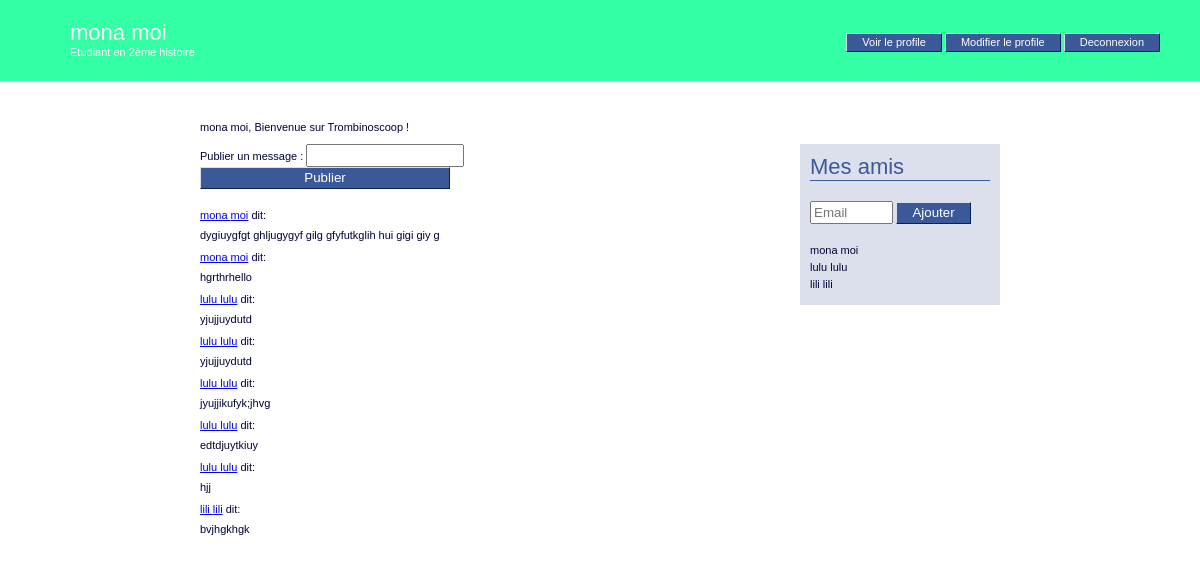
The app's page / (signed in) with its own data.
### trombi/models.py (models this page shows, shortened)
class Person(models.Model):
    registration_number = models.CharField(max_length=10)
    last_name = models.CharField(max_length=30)
    first_name = models.CharField(max_length=30)
    birth_date= models.DateField()
    email= models.EmailField()
    home_phone_number = models.CharField(max_length=20)# types textes si + ou #...
    cellphone_number = models.CharField(max_length=20)
    password = models.CharField(max_length=32) # pas stocker en clair mdp ( ds cas reel)
    friends = models.ManyToManyField('self', blank= True)
    faculty = models.ForeignKey('Faculty', on_delete = models.CASCADE)
    person_type='generic'

class Student(Person):
    cursus = models.ForeignKey('Cursus', on_delete = models.CASCADE)
    year = models.IntegerField()
    person_type = 'student'

class Cursus(models.Model):
    title = models.CharField(max_length= 30)

class Message(models.Model):
    author = models.ForeignKey('Person', on_delete = models.CASCADE)
    content = models.TextField()
    publication_date = models.DateField()

### trombi/views.py (the view)
# urls.py: url('^$', welcome),
def welcome(request):
    logged_user = get_logged_user_from_request(request)
    if logged_user:
        if 'newMessage' in request.GET and request.GET['newMessage'] !='':
            newMessage = Message(author=logged_user, content=request.GET['newMessage'], publication_date = date.today())
            newMessage.save()
        friendMessages = Message.objects.filter(author__friends = logged_user).order_by('publication_date')
        return render(request, 'welcome.html',{'logged_user': logged_user, 'friendMessages': friendMessages})
    else:
        return redirect('/login')

### trombi/views.py (called while the page is built)
def get_logged_user_from_request(request):
    if 'logged_user_id' in request.session:
        logged_user_id = request.session['logged_user_id']
        if len(Student.objects.filter(id= logged_user_id)) ==1:
            return Student.objects.get(id=logged_user_id)
        elif len(Employee.objects.filter(id = logged_user_id))== 1:
            return Employee.objects.get(id=logged_user_id)
        else:
            return None
    else:
        return None

### templates/welcome.html (shortened to what this page needs)
{% extends "base.html" %}
{% block bodyId %}welcomePage{% endblock %}
{% block headerContent %}
<p id="name">{{logged_user.first_name}} {{logged_user.last_name}}</p>
<p id="function">
    {% if logged_user.person_type == 'student' %}
    Etudiant en
        {% if logged_user.year == 1 %}
            {{logged_user.year}}ère
        {% else %}
            {{logged_user.year}}ème
        {% endif %}
        {{logged_user.cursus.title}}
    {% else %}
        {{logged_user.job.title|capfirst}}
        dans la faculté {{logged_user.faculty}}
    {% endif %}
</p>
<p id="profileLinks">
    <a href="showProfile?userToShow={{ logged_user.id }}" class="buttonLink">Voir le profile</a>
    <a href="modifyProfile" class="buttonLink">Modifier le profile</a>
    <a href= "logout" class="buttonLink">Deconnexion</a>
</p>
{% endblock%}
{% block content %}
<p>{{ logged_user.first_name}} {{logged_user.last_name}}, Bienvenue sur Trombinoscoop !</p>
<section id="messageList">
    <form action="welcome" method="get" class="inlineForm">
        <label for="newMessageInput">Publier un message :</label>
        <input type="text" name="newMessage" id="newMessageInput"/>
        <input type="submit" value="Publier"/>
    </form>
    <ul>
        {% for message in friendMessages %}
        <li>
            <p>
                <a href="showProfile?userToShow={{ message.author.id }}">{{ message.author.first_name }} {{ message.author.last_name }}</a> dit:
            </p>
            <p>
                {{ message.content }}
            </p>
        </li>
        {% endfor %}
    </ul>
</section>
<section id="friendList">
    <p class="title">Mes amis</p>
    <form action="welcome" method="get" class="inlineForm">
        <input type="email" name="newFriend" id="newFriendInput" placeholder="Email"/>
        <input type="submit" value="Ajouter"/>
    </form>
    <ul>
        {% for friend in logged_user.friends.all %}
        <li><a href="showProfile?userToShow={{ friend.id }}"></a>{{ friend.first_name }} {{ friend.last_name }}</a></li>
        {% endfor %}
    </ul>
</section>
{% endblock %}

### templates/base.html (shortened to what this page needs)
<!DOCTYPE html>
<html>
    <head>
        <link rel="stylesheet" type="text/css" href="/static/style.css"/>
    </head>
    <body id="{% block bodyId %}genericPage{% endblock %}">
        <header>{% block headerContent %}{% endblock %}</header>
        <section id="content">{% block content %}{% endblock %}</section>
    </body>
</html>

### trombi/static/style.css (style rules this page uses)
header { position: absolute; left: 0; top: 0; height: 80px; width: 100%; border-bottom: 1px solid #33FFA5; }
body#welcomePage header { background: #33FFA5; color: #FFFFFF; }
body#welcomePage header p#name { font-size: 22px; margin: 20px 0 0 70px; }
body#welcomePage header p#function { margin: 0 0 0 70px; }
body#welcomePage header p#profileLinks { position:absolute; right: 40px; top: 25px; }
a.buttonLink { border-style: solid; border-width: 1px; border-color: #d9dfea #0e1f5b #0e1f5b #d9dfea; background-color: #3b5998; color: #FFFFFF; padding: 2px 15px 3px 15px; text-align: center; text-decoration: none; }
body { margin: 0; padding: 0; font-family: "Lucida grande", Tahoma, Verdana, Arial, sans-serif; font-size: 11px; color: #000333; }
body section#content { position: absolute; top: 110px; left: 50%; width: 500px; margin: 0 0 0 -250px; padding: 0; }
form label { display: block; width: 150px; float: left; text-align: right; padding: 0; }
form input { display: block; width: 250px; padding: 2px; }
form input[type="submit"] { margin: 0 20px 0 160px; border-style: solid; border-width: 1px; border-color: #d9dfea #0e1f5b #0e1f5b #d9dfea; background-color: #3b5998; color: #FFFFFF; padding: 2px 15px 3px 15px; text-align: center; }
body#welcomePage section#content { width: 800px; margin: 0 0 0 -400px; }
body#welcomePage section#messageList { position: absolute; width: 600px; }
body#welcomePage section#friendList { position: absolute; width: 180px; right: 0; padding: 10px; background-color: #DCE0ED; }
section#friendList p.title { font-size: 22px; color: #3b5998; border-bottom: 1px solid #3b5998; margin: 0 0 20px 0; }
section#friendList ul { margin: 20px 0 0 0; list-style: none; padding: 0; }
section#friendList ul li { margin: 0 0 5px 0; }
form.inlineForm label { display: inline; float: none; padding:0; }
form.inlineForm input[type="text"] { display: inline-block; width : 150px; }
form.inlineForm input[type="submit"] { margin: 0; }
section#messageList ul { margin:20px 0 0 0; list-style: none; padding: 0; }
section#messageList ul li { margin-bottom: 10px; }
section#messageList ul li p { margin: 8px 0 0 0; }
#friendList form.inlineForm input[type="email"] { display: inline-block; width: 75px; }
#friendList form.inlineForm input[type="submit"] { display: inline-block; width: 75px; }

### records on screen
Person: first_name "mona", last_name "moi"
Student: year "2", cursus "histoire"
Message: author.first_name "mona", author.last_name "moi", content "dygiuygfgt ghljugygyf gilg gfyfutkglih hui gigi giy g"
Message: author.first_name "mona", author.last_name "moi", content "hgrthrhello"
Message: author.first_name "lulu", author.last_name "lulu", content "yjujjuydutd"
Message: author.first_name "lulu", author.last_name "lulu", content "yjujjuydutd"
Message: author.first_name "lulu", author.last_name "lulu", content "jyujjikufyk;jhvg"
Message: author.first_name "lulu", author.last_name "lulu", content "edtdjuytkiuy"
Message: author.first_name "lulu", author.last_name "lulu", content "hjj"
Message: author.first_name "lili", author.last_name "lili", content "bvjhgkhgk"
Person: first_name "lulu", last_name "lulu"
Person: first_name "lili", last_name "lili"
